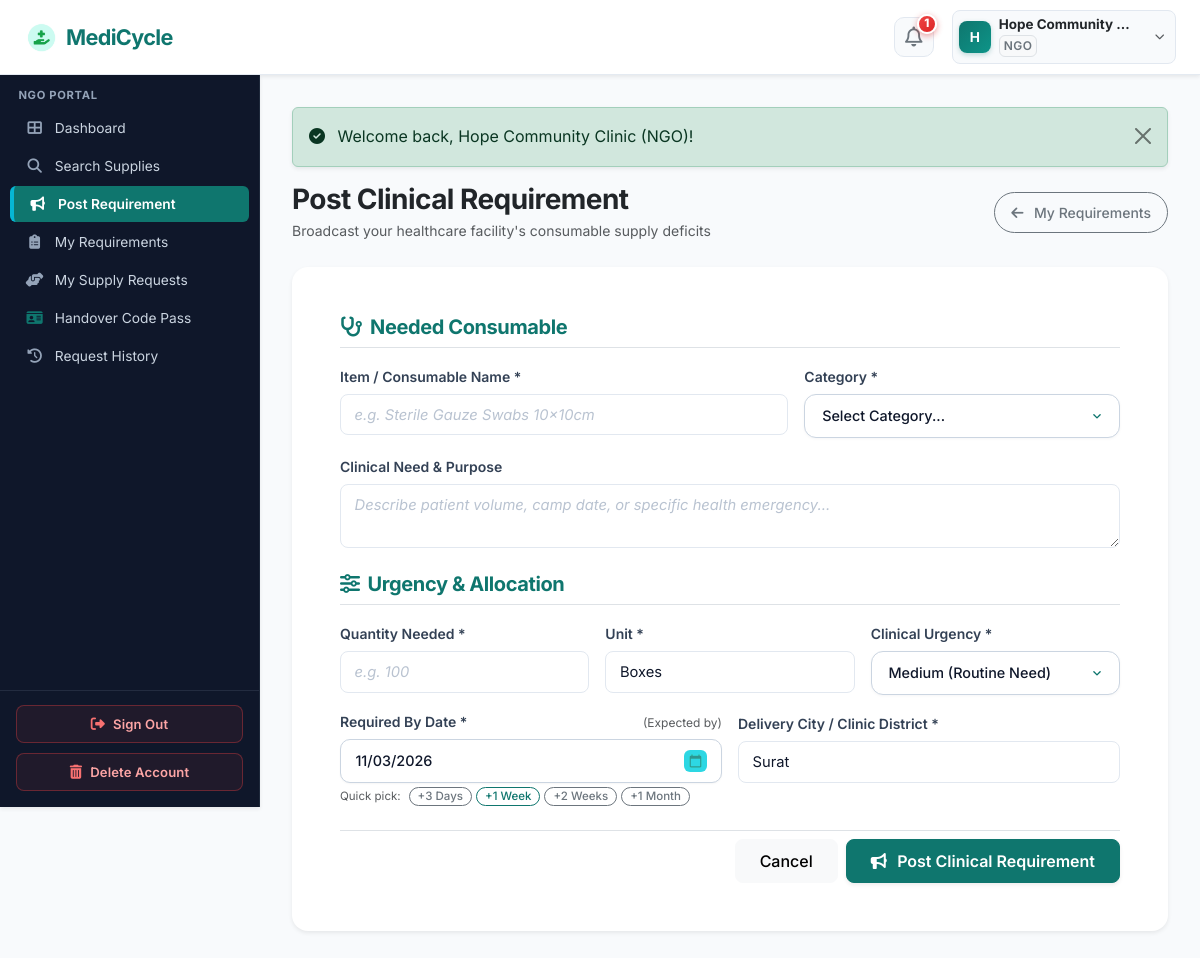
Screenshot of /ngo/post-requirement.php (signed in) with the database file from the repository.
### tables this page shows
CREATE TABLE `organizations` (
  `id` int(11) NOT NULL AUTO_INCREMENT,
  `user_id` int(11) NOT NULL,
  `organization_name` varchar(150) NOT NULL,
  `organization_type` varchar(100) NOT NULL,
  `license_number` varchar(100) DEFAULT NULL,
  `address` text NOT NULL,
  `city` varchar(100) NOT NULL,
  `state` varchar(100) NOT NULL,
  `pincode` varchar(20) NOT NULL,
  `verification_status` enum('pending','verified','rejected') DEFAULT 'pending',
  `verification_notes` text DEFAULT NULL,
  `created_at` timestamp NOT NULL DEFAULT current_timestamp(),
  `updated_at` timestamp NOT NULL DEFAULT current_timestamp() ON UPDATE current_timestamp(),
  PRIMARY KEY (`id`),
  KEY `fk_org_user` (`user_id`),
  KEY `idx_org_city` (`city`),
  KEY `idx_org_status` (`verification_status`),
  CONSTRAINT `fk_org_user` FOREIGN KEY (`user_id`) REFERENCES `users` (`id`) ON DELETE CASCADE
);

CREATE TABLE `users` (
  `id` int(11) NOT NULL AUTO_INCREMENT,
  `name` varchar(100) NOT NULL,
  `email` varchar(100) NOT NULL,
  `password` varchar(255) NOT NULL,
  `phone` varchar(20) NOT NULL,
  `role` enum('admin','supplier','ngo','delivery') NOT NULL,
  `email_verified` tinyint(1) DEFAULT 1,
  `status` enum('active','inactive','suspended','pending') DEFAULT 'active',
  `created_at` timestamp NOT NULL DEFAULT current_timestamp(),
  `updated_at` timestamp NOT NULL DEFAULT current_timestamp() ON UPDATE current_timestamp(),
  PRIMARY KEY (`id`),
  UNIQUE KEY `email` (`email`),
  KEY `idx_user_role` (`role`),
  KEY `idx_user_status` (`status`)
);

### ngo/post-requirement.php (the view, shortened to what the rows shown need)
<?php
require_once __DIR__ . '/../config/config.php';
require_role('ngo');
$userId = $_SESSION['user_id'];
$orgStmt = $pdo->prepare("SELECT city FROM organizations WHERE user_id = ? LIMIT 1");
$orgStmt->execute([$userId]);
$userOrg = $orgStmt->fetch();
$defaultCity = $userOrg['city'] ?? '';
$defaultRequiredBy = date('Y-m-d', strtotime('+7 days'));
$formData = [
    'supply_name' => '',
    'category_id' => '',
    'required_quantity' => '',
    'unit' => 'Boxes',
    'urgency' => 'Medium',
    'required_by' => $defaultRequiredBy,
    'city' => $defaultCity,
    'description' => ''
];
include __DIR__ . '/../includes/header.php';
include __DIR__ . '/../includes/navbar.php';
?>
<div class="app-container">
    <?php include __DIR__ . '/../includes/sidebar.php'; ?>
    <div class="app-content">
        <div class="card border-0 shadow-sm rounded-4">
            <div class="card-body p-4 p-md-5">
                <form action="<?php echo BASE_URL; ?>/ngo/post-requirement.php" method="POST" id="postRequirementForm" class="needs-validation" novalidate>
                    <div class="row g-3 mb-4">
                        <div class="col-md-4">
                            <label for="unit" class="form-label small fw-semibold">Unit *</label>
                            <input type="text" class="form-control" id="unit" name="unit" value="<?php echo e($formData['unit']); ?>" placeholder="e.g. Boxes, Packs, Rolls" required>
                        </div>
                        <div class="col-md-4">
                            <label for="urgency" class="form-label small fw-semibold">Clinical Urgency *</label>
                            <select class="form-select" id="urgency" name="urgency" required>
                                <option value="Medium" <?php echo ($formData['urgency'] === 'Medium' || empty($formData['urgency'])) ? 'selected' : ''; ?>>Medium (Routine Need)</option>
                            </select>
                        </div>
                        <div class="col-md-6">
                            <label for="required_by" class="form-label small fw-semibold d-flex justify-content-between align-items-center">
                                <span>Required By Date *</span>
                                <span class="text-muted fw-normal" style="font-size:0.75rem;">(Expected by)</span>
                            </label>
                            <input type="date" class="form-control" id="required_by" name="required_by"
                                   value="<?php echo e($formData['required_by']); ?>"
                                   min="<?php echo date('Y-m-d'); ?>" required>
                            <div class="d-flex flex-wrap align-items-center gap-1 mt-1">
                                <span class="text-muted small me-1" style="font-size:0.72rem;">Quick pick:</span>
                                <button type="button" class="btn btn-xs btn-outline-secondary py-0 px-2 rounded-pill" style="font-size:0.72rem;" onclick="setQuickDate('required_by', 3)">+3 Days</button>
                                <button type="button" class="btn btn-xs btn-outline-teal py-0 px-2 rounded-pill" style="font-size:0.72rem; color:#0f766e; border-color:#0f766e;" onclick="setQuickDate('required_by', 7)">+1 Week</button>
                                <button type="button" class="btn btn-xs btn-outline-secondary py-0 px-2 rounded-pill" style="font-size:0.72rem;" onclick="setQuickDate('required_by', 14)">+2 Weeks</button>
                                <button type="button" class="btn btn-xs btn-outline-secondary py-0 px-2 rounded-pill" style="font-size:0.72rem;" onclick="setQuickDate('required_by', 30)">+1 Month</button>
                            </div>
                        </div>
                        <div class="col-md-6">
                            <label for="city" class="form-label small fw-semibold">Delivery City / Clinic District *</label>
                            <input type="text" class="form-control" id="city" name="city" value="<?php echo e($formData['city']); ?>" placeholder="e.g. Pune, Maharashtra" required>
                        </div>
                    </div>
                </form>
            </div>
        </div>
    </div>
</div>
<?php include __DIR__ . '/../includes/footer.php'; ?>

### includes/navbar.php (shortened to what the rows shown need)
<?php
$currentUser = current_user();
$unreadNotifCount = 0;
if ($currentUser && isset($pdo)) {
    $unreadNotifCount = get_unread_notifications_count($pdo, $currentUser['id']);
}
$inPortal = (bool)preg_match('#/(supplier|ngo|delivery)/#i', $_SERVER['PHP_SELF'] ?? '');
?>
<nav class="navbar navbar-expand-lg navbar-medicycle sticky-top shadow-sm">
    <div class="container-fluid px-2 px-sm-3 px-lg-4 d-flex align-items-center justify-content-between">
        <?php if ($inPortal): ?>
            <div class="d-flex align-items-center gap-1 gap-sm-2 gap-md-3">
                <div class="dropdown position-relative">
                    <button type="button" class="btn notif-icon-btn position-relative" id="notifDropdown" aria-expanded="false" title="Notifications" onclick="togglePortalDropdown('notifDropdownMenu', event)">
                        <i class="far fa-bell fs-5 text-secondary"></i>
                        <?php if ($unreadNotifCount > 0): ?>
                            <span class="notif-pulse-badge">
                                <?php echo $unreadNotifCount; ?>
                            </span>
                        <?php endif; ?>
                    </button>
                </div>
                <?php
                $displayName = $currentUser['name'] ?? ($_SESSION['user_name'] ?? 'User');
                $displayRole = $currentUser['role'] ?? ($_SESSION['role'] ?? '');
                ?>
                <div class="dropdown position-relative">
                    <button type="button" class="btn user-profile-capsule d-flex align-items-center gap-1 gap-sm-2 text-dark shadow-2xs" id="userDropdown" aria-expanded="false" onclick="togglePortalDropdown('userDropdownMenu', event)">
                        <div class="user-avatar-circle">
                            <?php echo strtoupper(substr($displayName, 0, 1)); ?>
                        </div>
                        <div class="text-start pe-1 user-profile-info">
                            <span class="d-block fw-bold text-dark leading-tight user-profile-name"><?php echo e($displayName); ?></span>
                            <?php if ($displayRole): ?>
                                <span class="badge text-uppercase text-secondary bg-light border p-1 user-profile-role d-none d-sm-inline-block"><?php echo strtoupper(e($displayRole)); ?></span>
                            <?php endif; ?>
                        </div>
                        <i class="fas fa-chevron-down text-muted small ms-1" style="font-size:0.62rem;"></i>
                    </button>
                </div>
            </div>
        <?php endif; ?>
    </div>
</nav>

### includes/sidebar.php (shortened to what the rows shown need)
<?php
$currentUser = current_user();
$currentScript = basename($_SERVER['PHP_SELF']);
if (!function_exists('is_active_link')) {
    function is_active_link($script, $dir = null) {
        global $currentScript, $currentDir;
        return ($currentScript === $script) ? 'active' : '';
    }
}
$userRole = $currentUser['role'] ?? ($_SESSION['role'] ?? '');
?>
<aside class="app-sidebar shadow-sm">
    <div class="sidebar-heading">
        <?php echo strtoupper(e($userRole)); ?> PORTAL
    </div>
    <ul class="nav flex-column mb-auto">
        <?php if ($userRole === 'supplier'): ?>
            <li class="nav-item">
                <a class="nav-link <?php echo is_active_link('dashboard.php', 'supplier'); ?>" href="<?php echo BASE_URL; ?>/supplier/dashboard.php">
                    <i class="fas fa-th-large"></i> Dashboard
                </a>
            </li>
            <li class="nav-item">
                <a class="nav-link <?php echo is_active_link('add-supply.php', 'supplier'); ?>" href="<?php echo BASE_URL; ?>/supplier/add-supply.php">
                    <i class="fas fa-plus-circle"></i> Medical Items
                </a>
            </li>
            <li class="nav-item">
                <a class="nav-link <?php echo is_active_link('inventory.php', 'supplier'); ?>" href="<?php echo BASE_URL; ?>/supplier/inventory.php">
                    <i class="fas fa-boxes-stacked"></i> Medical Supply
                </a>
            </li>
            <li class="nav-item">
                <a class="nav-link <?php echo is_active_link('requests.php', 'supplier'); ?>" href="<?php echo BASE_URL; ?>/supplier/requests.php">
                    <i class="fas fa-inbox"></i> Incoming Requests
                </a>
            </li>
            <li class="nav-item">
                <a class="nav-link <?php echo is_active_link('verify-handover.php', 'supplier'); ?>" href="<?php echo BASE_URL; ?>/supplier/verify-handover.php">
                    <i class="fas fa-qrcode text-warning"></i> Verify Handover
                </a>
            </li>
            <li class="nav-item">
                <a class="nav-link <?php echo is_active_link('history.php', 'supplier'); ?>" href="<?php echo BASE_URL; ?>/supplier/history.php">
                    <i class="fas fa-history"></i> Transfer History
                </a>
            </li>
        <?php elseif ($userRole === 'ngo'): ?>
            <li class="nav-item">
            </li>
            <li class="nav-item">
            </li>
            <li class="nav-item">
            </li>
            <li class="nav-item">
            </li>
            <li class="nav-item">
            </li>
            <li class="nav-item">
            </li>
            <li class="nav-item">
            </li>
        <?php endif; ?>
    </ul>
    <div class="sidebar-footer mt-auto d-none d-lg-flex">
        <button type="button" class="btn-sidebar-signout" onclick="openSignOutModal(event)">
        </button>
        <button type="button" class="btn-sidebar-delete" data-bs-toggle="modal" data-bs-target="#deleteAccountModal">
        </button>
    </div>
</aside>

### rows the page displays
organizations: user.name "H", user.name "Hope Community…", user.role "NGO", unit "Boxes", urgency "Medium (Routine Need)", required_by "11/03/2026", city "Surat"

### other values shown
$unreadNotifCount "1"
$message "Welcome back, Hope Community Clinic (NGO)!"
